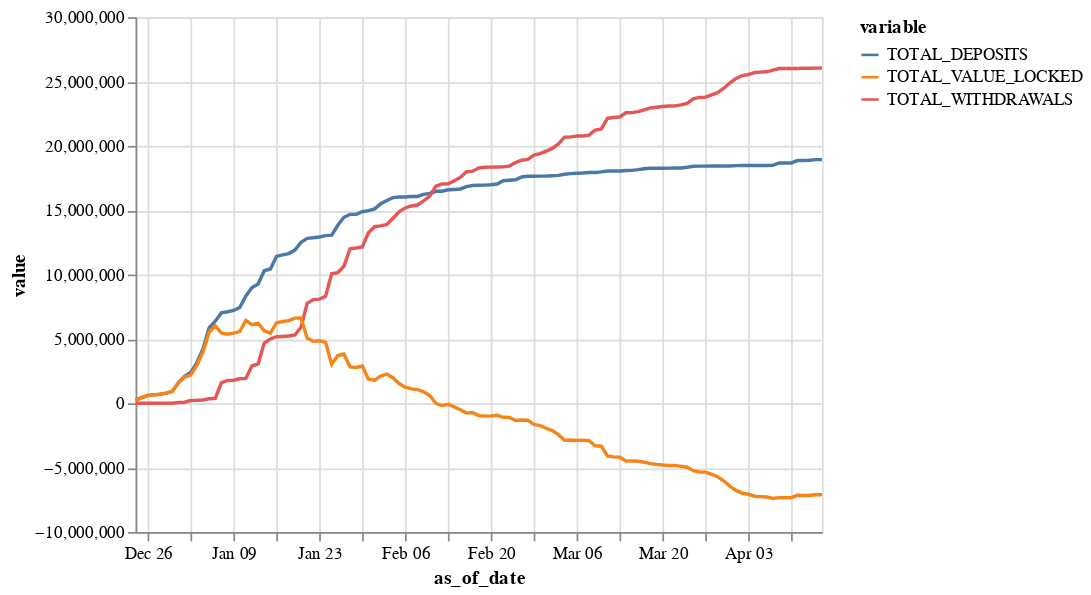

Here is the notebook cell this chart was saved with:
### Code cell
alt.Chart(churn_tvl_data).mark_line().encode(
    x='as_of_date',
    y='value',
    color='variable'
)

### Figure 1 — Vega-Lite specification as saved in the notebook (floating-point values rounded to 4 significant figures; data arrays with more than 128 entries replaced by an {"elided": "..."} marker saying what was removed)
{"config": {"view": {"continuousWidth": 400, "continuousHeight": 300}}, "data": {"name": "data-25c3d07b1428f3c3524f17f62406e151"}, "mark": "line", "encoding": {"color": {"field": "variable", "type": "nominal"}, "x": {"field": "as_of_date", "type": "temporal"}, "y": {"field": "value", "type": "quantitative"}}, "$schema": "https://vega.github.io/schema/vega-lite/v4.17.0.json", "datasets": {"data-25c3d07b1428f3c3524f17f62406e151": {"elided": "339 records"}}}
